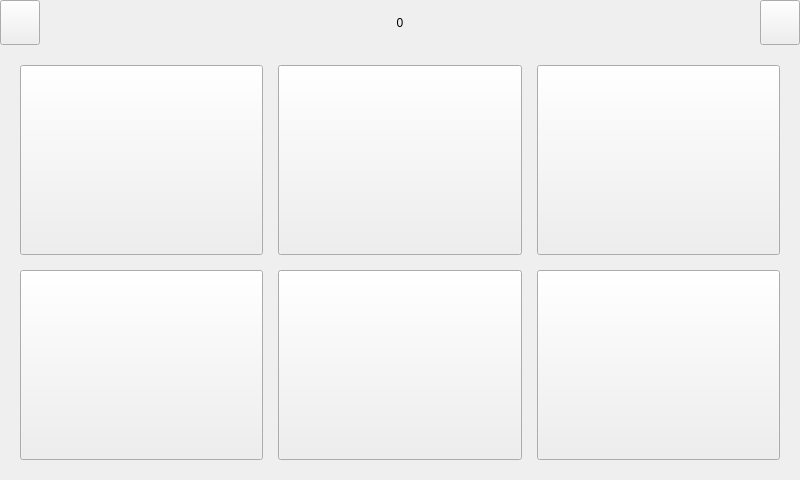
<?xml version="1.0" encoding="UTF-8"?>
<ui version="4.0">
 <class>DVRgui</class>
 <widget class="QWidget" name="DVRgui">
  <property name="geometry">
   <rect>
    <x>0</x>
    <y>0</y>
    <width>800</width>
    <height>480</height>
   </rect>
  </property>
  <property name="windowTitle">
   <string>Form</string>
  </property>
  <layout class="QVBoxLayout" name="verticalLayout_2">
   <property name="spacing">
    <number>0</number>
   </property>
   <property name="leftMargin">
    <number>0</number>
   </property>
   <property name="topMargin">
    <number>0</number>
   </property>
   <property name="rightMargin">
    <number>0</number>
   </property>
   <property name="bottomMargin">
    <number>0</number>
   </property>
   <item>
    <widget class="QWidget" name="widgetMain" native="true">
     <property name="sizePolicy">
      <sizepolicy hsizetype="Minimum" vsizetype="Minimum">
       <horstretch>0</horstretch>
       <verstretch>0</verstretch>
      </sizepolicy>
     </property>
     <property name="minimumSize">
      <size>
       <width>800</width>
       <height>480</height>
      </size>
     </property>
     <property name="maximumSize">
      <size>
       <width>800</width>
       <height>480</height>
      </size>
     </property>
     <layout class="QVBoxLayout" name="verticalLayout">
      <property name="spacing">
       <number>0</number>
      </property>
      <property name="leftMargin">
       <number>0</number>
      </property>
      <property name="topMargin">
       <number>0</number>
      </property>
      <property name="rightMargin">
       <number>0</number>
      </property>
      <property name="bottomMargin">
       <number>0</number>
      </property>
      <item>
       <widget class="QWidget" name="widgetTop" native="true">
        <property name="sizePolicy">
         <sizepolicy hsizetype="Preferred" vsizetype="Preferred">
          <horstretch>0</horstretch>
          <verstretch>0</verstretch>
         </sizepolicy>
        </property>
        <property name="maximumSize">
         <size>
          <width>16777215</width>
          <height>45</height>
         </size>
        </property>
        <layout class="QHBoxLayout" name="horizontalLayout">
         <property name="leftMargin">
          <number>0</number>
         </property>
         <property name="topMargin">
          <number>0</number>
         </property>
         <property name="rightMargin">
          <number>0</number>
         </property>
         <property name="bottomMargin">
          <number>0</number>
         </property>
         <item>
          <widget class="QPushButton" name="btnReturn">
           <property name="enabled">
            <bool>true</bool>
           </property>
           <property name="sizePolicy">
            <sizepolicy hsizetype="Minimum" vsizetype="Expanding">
             <horstretch>0</horstretch>
             <verstretch>0</verstretch>
            </sizepolicy>
           </property>
           <property name="text">
            <string/>
           </property>
          </widget>
         </item>
         <item>
          <widget class="QLabel" name="labTitle">
           <property name="sizePolicy">
            <sizepolicy hsizetype="Expanding" vsizetype="Preferred">
             <horstretch>0</horstretch>
             <verstretch>0</verstretch>
            </sizepolicy>
           </property>
           <property name="text">
            <string>0</string>
           </property>
           <property name="alignment">
            <set>Qt::AlignCenter</set>
           </property>
          </widget>
         </item>
         <item>
          <widget class="QPushButton" name="btnMsg">
           <property name="sizePolicy">
            <sizepolicy hsizetype="Minimum" vsizetype="Expanding">
             <horstretch>0</horstretch>
             <verstretch>0</verstretch>
            </sizepolicy>
           </property>
           <property name="text">
            <string/>
           </property>
          </widget>
         </item>
        </layout>
       </widget>
      </item>
      <item>
       <widget class="QStackedWidget" name="stackedWidget">
        <property name="sizePolicy">
         <sizepolicy hsizetype="Preferred" vsizetype="Preferred">
          <horstretch>0</horstretch>
          <verstretch>0</verstretch>
         </sizepolicy>
        </property>
        <widget class="QWidget" name="page">
         <layout class="QGridLayout" name="gridLayout">
          <property name="leftMargin">
           <number>20</number>
          </property>
          <property name="topMargin">
           <number>20</number>
          </property>
          <property name="rightMargin">
           <number>20</number>
          </property>
          <property name="bottomMargin">
           <number>20</number>
          </property>
          <property name="spacing">
           <number>15</number>
          </property>
          <item row="0" column="0">
           <widget class="QToolButton" name="btnViewMap">
            <property name="sizePolicy">
             <sizepolicy hsizetype="Expanding" vsizetype="Expanding">
              <horstretch>0</horstretch>
              <verstretch>0</verstretch>
             </sizepolicy>
            </property>
            <property name="styleSheet">
             <string notr="true"/>
            </property>
            <property name="text">
             <string/>
            </property>
            <property name="toolButtonStyle">
             <enum>Qt::ToolButtonTextUnderIcon</enum>
            </property>
           </widget>
          </item>
          <item row="0" column="1">
           <widget class="QToolButton" name="btnViewPanel">
            <property name="sizePolicy">
             <sizepolicy hsizetype="Expanding" vsizetype="Expanding">
              <horstretch>0</horstretch>
              <verstretch>0</verstretch>
             </sizepolicy>
            </property>
            <property name="styleSheet">
             <string notr="true"/>
            </property>
            <property name="text">
             <string/>
            </property>
            <property name="toolButtonStyle">
             <enum>Qt::ToolButtonTextUnderIcon</enum>
            </property>
           </widget>
          </item>
          <item row="0" column="2">
           <widget class="QToolButton" name="btnData">
            <property name="sizePolicy">
             <sizepolicy hsizetype="Expanding" vsizetype="Expanding">
              <horstretch>0</horstretch>
              <verstretch>0</verstretch>
             </sizepolicy>
            </property>
            <property name="styleSheet">
             <string notr="true"/>
            </property>
            <property name="text">
             <string/>
            </property>
            <property name="toolButtonStyle">
             <enum>Qt::ToolButtonTextUnderIcon</enum>
            </property>
           </widget>
          </item>
          <item row="1" column="0">
           <widget class="QToolButton" name="btnMap">
            <property name="sizePolicy">
             <sizepolicy hsizetype="Expanding" vsizetype="Expanding">
              <horstretch>0</horstretch>
              <verstretch>0</verstretch>
             </sizepolicy>
            </property>
            <property name="styleSheet">
             <string notr="true"/>
            </property>
            <property name="text">
             <string/>
            </property>
            <property name="toolButtonStyle">
             <enum>Qt::ToolButtonTextUnderIcon</enum>
            </property>
           </widget>
          </item>
          <item row="1" column="1">
           <widget class="QToolButton" name="btnDevice">
            <property name="sizePolicy">
             <sizepolicy hsizetype="Expanding" vsizetype="Expanding">
              <horstretch>0</horstretch>
              <verstretch>0</verstretch>
             </sizepolicy>
            </property>
            <property name="styleSheet">
             <string notr="true"/>
            </property>
            <property name="text">
             <string/>
            </property>
            <property name="toolButtonStyle">
             <enum>Qt::ToolButtonTextUnderIcon</enum>
            </property>
           </widget>
          </item>
          <item row="1" column="2">
           <widget class="QToolButton" name="btnConfig">
            <property name="sizePolicy">
             <sizepolicy hsizetype="Expanding" vsizetype="Expanding">
              <horstretch>0</horstretch>
              <verstretch>0</verstretch>
             </sizepolicy>
            </property>
            <property name="styleSheet">
             <string notr="true"/>
            </property>
            <property name="text">
             <string/>
            </property>
            <property name="toolButtonStyle">
             <enum>Qt::ToolButtonTextUnderIcon</enum>
            </property>
           </widget>
          </item>
         </layout>
        </widget>
        <widget class="QWidget" name="page2"/>
       </widget>
      </item>
     </layout>
    </widget>
   </item>
  </layout>
 </widget>
 <resources/>
 <connections/>
</ui>
